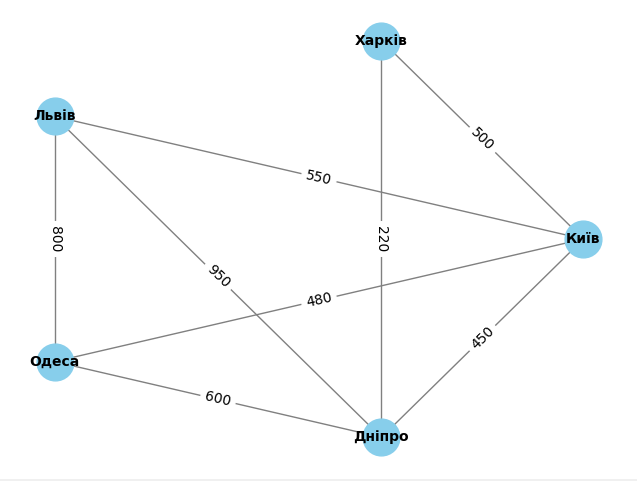

The Python source for this figure:
import networkx as nx
import matplotlib.pyplot as plt

# Створення графа
G = nx.Graph()

# Додавання вершин (міста України)
ukrainian_cities = ["Київ", "Харків", "Львів", "Одеса", "Дніпро"]
G.add_nodes_from(ukrainian_cities)

# Додавання ребер (зв'язків між містами) з вагами
connections_with_weights = [
    ("Київ", "Харків", 500),
    ("Київ", "Львів", 550),
    ("Київ", "Одеса", 480),
    ("Харків", "Дніпро", 220),
    ("Львів", "Одеса", 800),
    ("Львів", "Дніпро", 950),
    ("Одеса", "Дніпро", 600),
    ("Дніпро", "Київ", 450)
]

for edge in connections_with_weights:
    G.add_edge(edge[0], edge[1], weight=edge[2])


# Аналіз основних характеристик графа
print("Кількість вершин:", G.number_of_nodes())
print("Кількість ребер:", G.number_of_edges())
print("Ступінь вершин:", dict(G.degree()))

# Реалізація алгоритмів DFS і BFS
def dfs_paths(graph, start, end, path=None):
    if path is None:
        path = [start]
    if start == end:
        yield path
    for neighbor in set(graph.neighbors(start)) - set(path):
        yield from dfs_paths(graph, neighbor, end, path + [neighbor])

def bfs_paths(graph, start, end):
    queue = [(start, [start])]
    while queue:
        (vertex, path) = queue.pop(0)
        for neighbor in set(graph.neighbors(vertex)) - set(path):
            if neighbor == end:
                yield path + [neighbor]
            else:
                queue.append((neighbor, path + [neighbor]))

# Знаходження шляхів використовуючи DFS і BFS
start_city = "Київ"
end_city = "Одеса"

dfs_result = list(dfs_paths(G, start_city, end_city))
bfs_result = list(bfs_paths(G, start_city, end_city))

# Виведення результатів
print("\nDFS шляхи з", start_city, "до", end_city, ":", dfs_result)
print("\nBFS шляхи з", start_city, "до", end_city, ":", bfs_result)

# Застосування алгоритму Дейкстри для знаходження найкоротших шляхів
all_shortest_paths = dict(nx.all_pairs_dijkstra_path(G, weight='weight'))

# Виведення результатів
for source in all_shortest_paths:
    print(f"\nНайкоротші шляхи для міста {source}:")
    for target, path in all_shortest_paths[source].items():
        if source != target:
            weight = nx.dijkstra_path_length(G, source=source, target=target, weight='weight')
            print(f"Від {source} до {target}: {path}, Довжина: {weight}")


# Візуалізація графа
pos = nx.circular_layout(G)
nx.draw(G, pos, with_labels=True, font_weight='bold', node_size=700, node_color='skyblue', font_size=10, edge_color='gray')

# Відображення ваг ребер на графі
labels = nx.get_edge_attributes(G, 'weight')
nx.draw_networkx_edge_labels(G, pos, edge_labels=labels)

# Відображення графа
plt.show()
